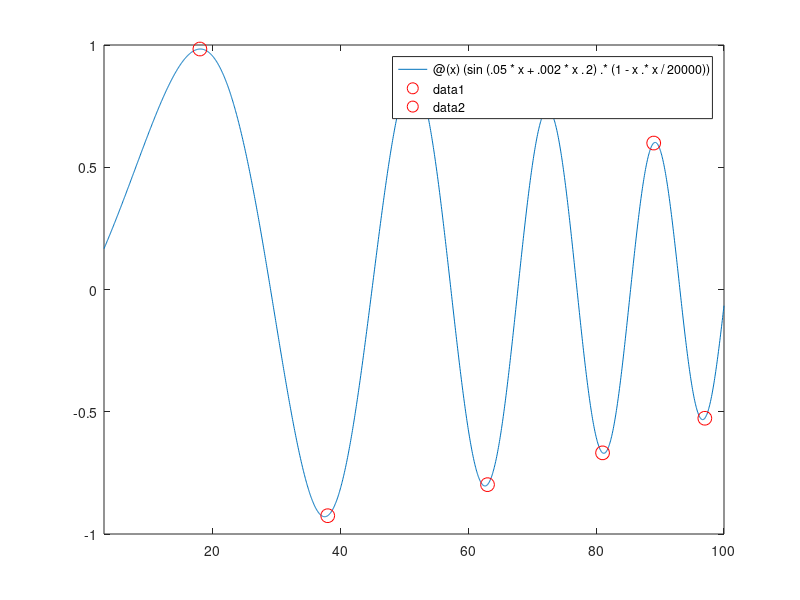

Reproduce this figure in MATLAB.

x = 3:100;
f = @(x)( sin(.05*x + .002*x.^2) .* (1 - x.*x/20000) );
fplot(f,[3 100])
hold on
f(x)
locmax=find(f(x)>=f(x-1) & f(x)>=f(x+1))
locmax=x(locmax)
ylocmax=f(locmax)
locmin=find(f(x)<=f(x-1) & f(x)<=f(x+1))
locmin=x(locmin)
ylocmin=f(locmin)
head=x(1)
bottom=x(length(x))
clc
fprintf('Local Maximum:\n')
for i=[1:length(locmax)]
    fprintf('( %f , %f )\n',locmax(i),ylocmax(i))
end
fprintf('Local Minimum:\n')
for i=[1:length(locmin)]
    fprintf('( %f , %f )\n',locmin(i),ylocmin(i))
end
fprintf('Monotonically increasing segments:\n')
    if(locmax(1)<locmin(1))
        fprintf(' %d > %d \n',head,locmax(1))
        for i=[2:length(locmax)]
            fprintf(' %d > %d \n',locmin(i-1),locmax(i))
        end
        if(bottom > locmin(i))
            fprintf(' %d > %d \n',locmin(i),bottom)
        end
    else
        for i=[1:length(locmax)]
            fprintf(' %d > %d \n',locmin(i),locmax(i))
        end
    end
        
    
    
fprintf('Monotonically decreasing segments:\n')
    if(locmax(1)<locmin(1))
        for i=[1:length(locmax)]
            fprintf(' %d > %d \n',locmax(i),locmin(i))
        end
    else 
        fprintf(' %d > %d \n',head,locmin(1))
        for i=[2:length(locmin)]
            fprintf(' %d > %d \n',locmax(i-1),locmin(i))
        end
        if(bottom > locmax(i))
        fprintf(' %d > %d \n',locmax(i),bottom)
        end
    end

plot(locmax, ylocmax,'ro', 'markersize', 10)
    hold on
plot(locmin, ylocmin,'ro', 'markersize', 10)
    hold on
   

